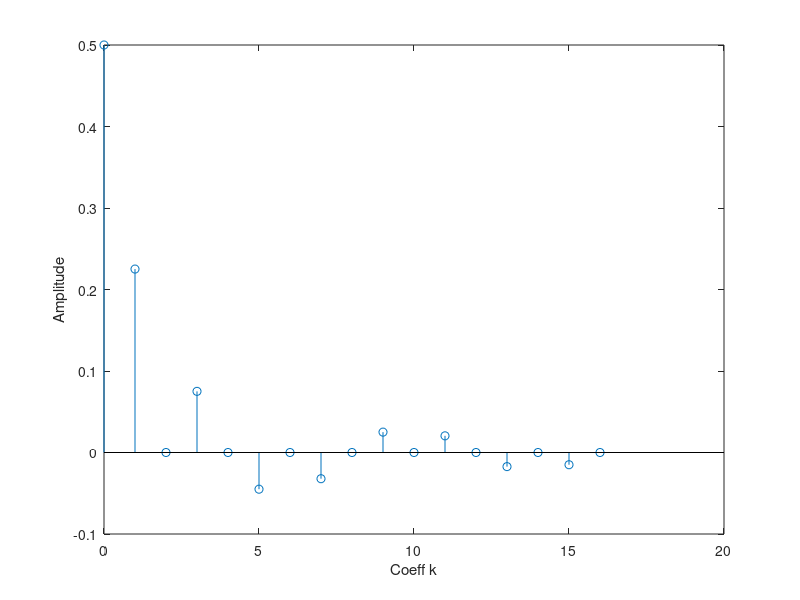
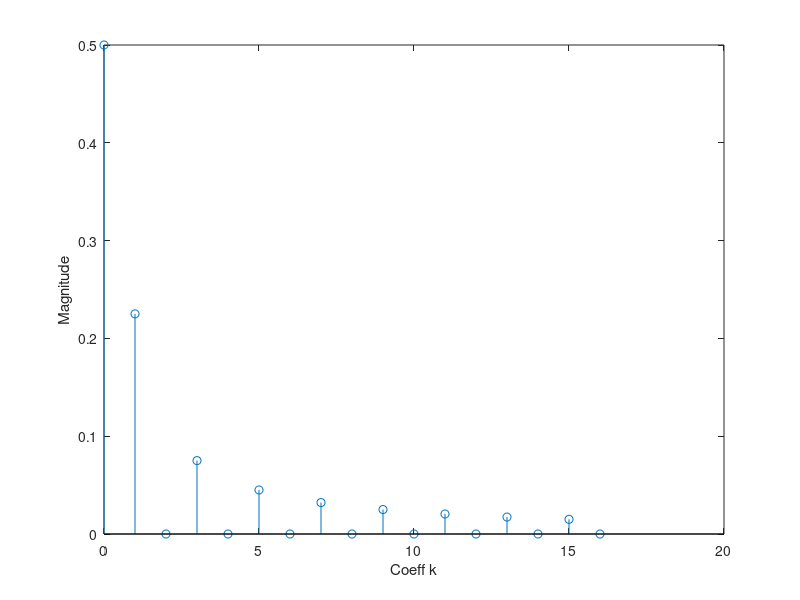
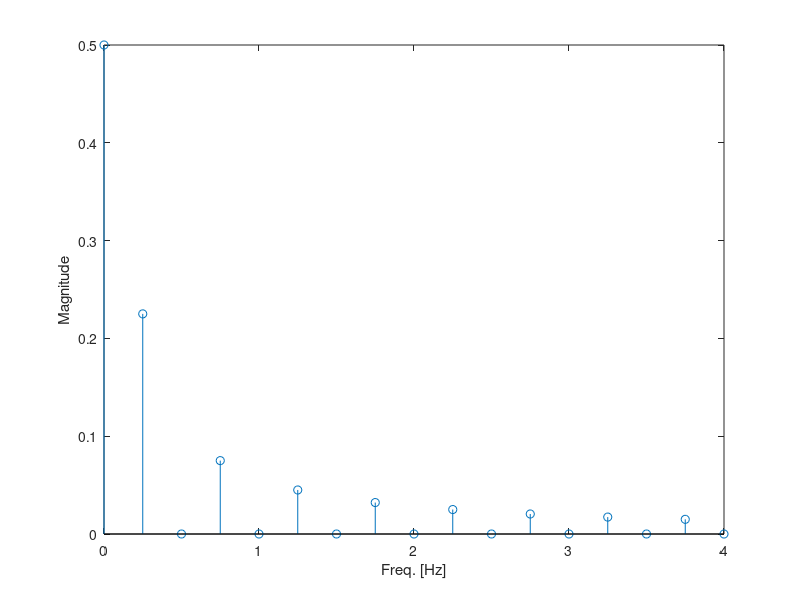

MATLAB code to generate these figures, in order:
%Skriptet demostrerar hur man plottar koefficienterna ak från
%Fourier Serier Analysen med hjälp av stem().
%I detta fall gäller koefficienterna för en fyrkantsvåg
%OBS! Bara origo och den högra sidan av spektrummet beräknas och plottas.
close all
clear
clc

N=16; %Val av antal Koefficienter vi vill plotta
T0=4; %periodtiden för den periodiska signalen
tx = 3;

ak=zeros(1,N);
for k=1:2:N
    ak(k)=sin((pi * k * tx)/T0)/(pi * k);
end
ak=[0.5 ak]; %lägg till a

%Här plottas koefficienterna med tecknet bevarad
stem(0:N,ak)
xlabel('Coeff k');
ylabel('Amplitude');

%Här plottas absolutbellopet för koefficienterna
figure
stem(0:N,abs(ak))
xlabel('Coeff k');
ylabel('Magnitude');

%Här plottas absolutbellopet, samt omräknad k ordningen till frekvens
figure
stem((0:N)*(1/T0),abs(ak))
xlabel('Freq. [Hz]');
ylabel('Magnitude');

